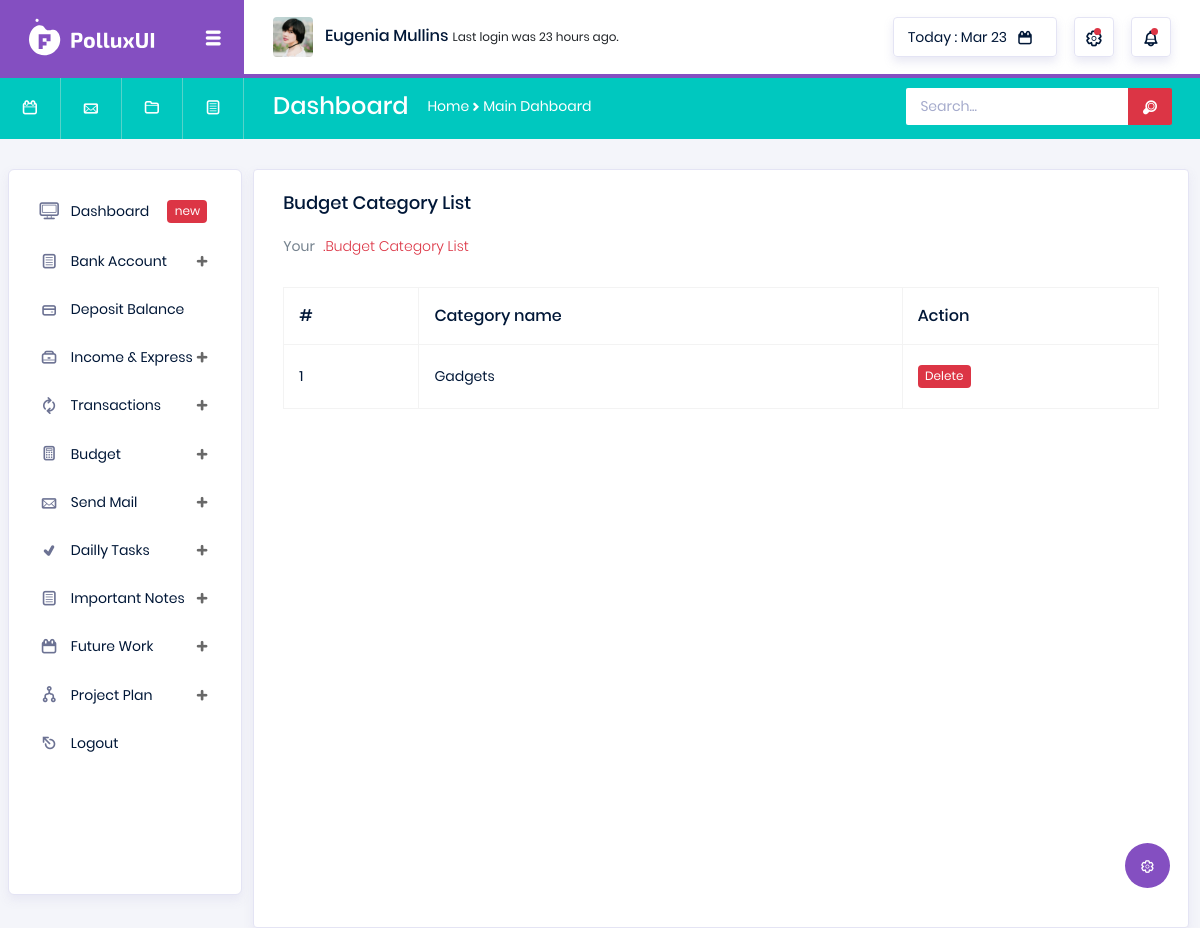
Before: /budget-category-list/ (signed in) with the older database file.
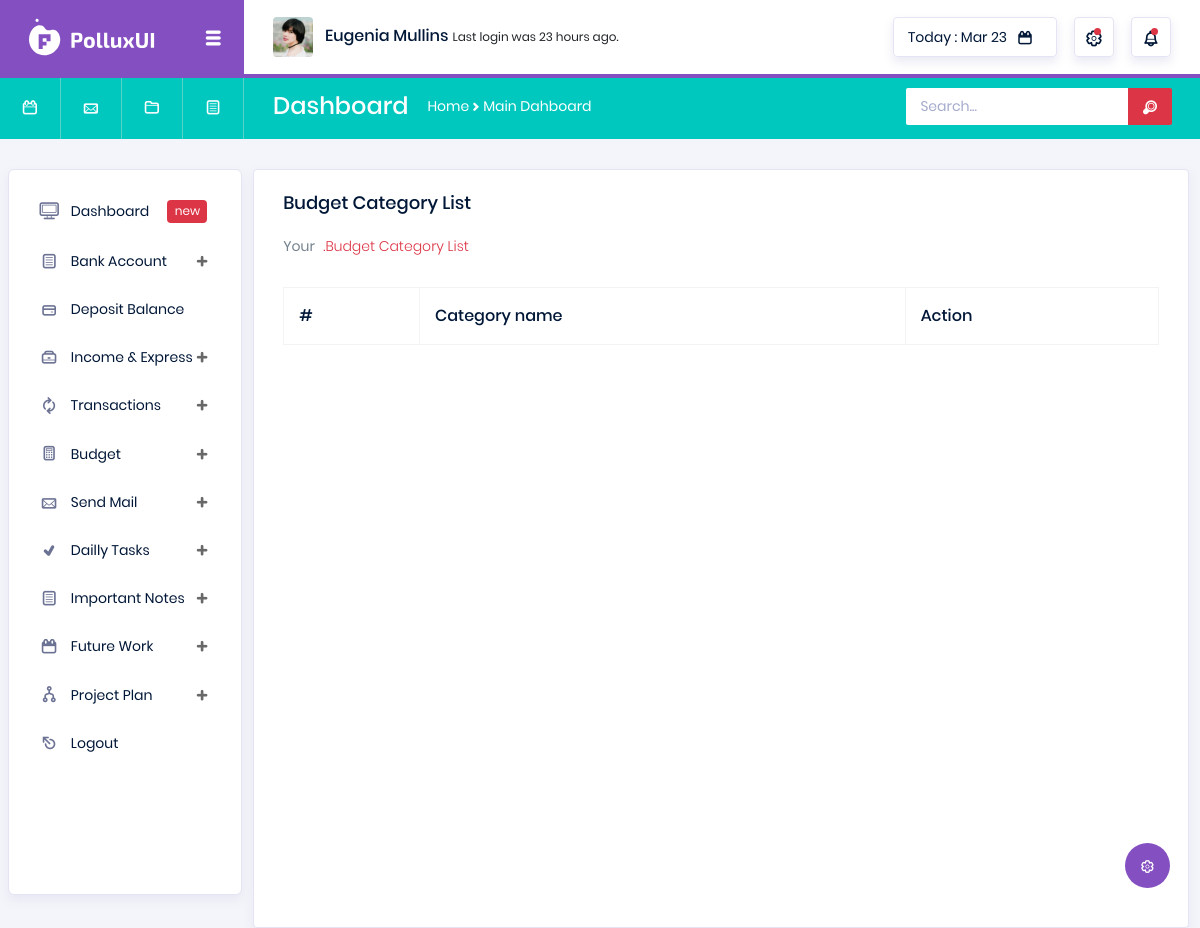
After: the same page with the newer database file.
### utils/models.py (models this page shows, shortened)
class BudgetCategory(models.Model):
    user = models.ForeignKey(User, on_delete=models.CASCADE)
    cat_name = models.CharField(max_length=160)
    create_at = models.DateTimeField(auto_now_add=True)

### utils/views.py (the view)
# urls.py: path('budget-category-list/', views.view_budget_category, name='category_list'),
@login_required
def view_budget_category(request):
    user = request.user
    try:
        budget_categorys = BudgetCategory.objects.filter(user = user)
    except Exception as e:
        messages.warning(request, F"Something wrong!Error:{e}")
        return redirect('utils:add_budget_cat')
    return render(request, 'utils/budget_cat.html', context={"categorys":budget_categorys})

### templates/utils/budget_cat.html (shortened to what this page needs)
{% extends 'base.html' %}
{% load static %}
{% block body %}
<div class="col-lg-12 grid-margin stretch-card">
    <div class="card">
      <div class="card-body">
        <h4 class="card-title">Budget Category List</h4>
        <p class="card-description">
          Your <code>.Budget Category List</code>
        </p>
        <div class="table-responsive pt-3">
          <table class="table table-bordered">
            <thead>
              <tr>
                <th>
                  #
                </th>
                <th>
                  Category name
                </th>
                <th>
                  Action
                </th>
              </tr>
            </thead>
            <tbody>
              {% for category in categorys %}
              <tr>
                <td>
                  {{forloop.counter}}
                </td>
                <td>
                  {{category.cat_name}}
                </td>
                <td>
                  <span class="badge badge-danger" style="cursor: pointer" onclick="deleteConfirmation({{category.id}},'budget_cat')" data-toggle="modal" data-target="#exampleModal">Delete</span>
                </td>
              </tr>
            {% endfor %}
            </tbody>
          </table>
        </div>
      </div>
    </div>
  </div>
{% endblock %}

Changed rows visible on the page:
removed BudgetCategory: cat_name "Gadgets"
